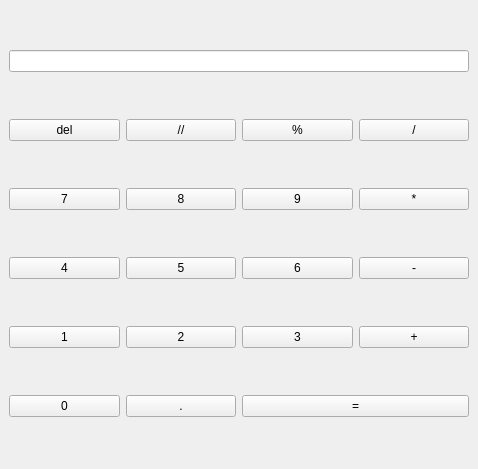
<?xml version="1.0" encoding="UTF-8"?>
<ui version="4.0">
 <class>MainWindow</class>
 <widget class="QMainWindow" name="MainWindow">
  <property name="geometry">
   <rect>
    <x>0</x>
    <y>0</y>
    <width>478</width>
    <height>469</height>
   </rect>
  </property>
  <property name="windowTitle">
   <string>MainWindow</string>
  </property>
  <widget class="QWidget" name="centralwidget">
   <layout class="QGridLayout" name="gridLayout">
    <item row="4" column="3">
     <widget class="QPushButton" name="btn_add">
      <property name="text">
       <string>+</string>
      </property>
     </widget>
    </item>
    <item row="3" column="2">
     <widget class="QPushButton" name="btn_6">
      <property name="text">
       <string>6</string>
      </property>
     </widget>
    </item>
    <item row="2" column="3">
     <widget class="QPushButton" name="btn_multi">
      <property name="text">
       <string>*</string>
      </property>
     </widget>
    </item>
    <item row="1" column="3">
     <widget class="QPushButton" name="btn_div">
      <property name="text">
       <string>/</string>
      </property>
     </widget>
    </item>
    <item row="2" column="0">
     <widget class="QPushButton" name="btn_7">
      <property name="text">
       <string>7</string>
      </property>
     </widget>
    </item>
    <item row="2" column="2">
     <widget class="QPushButton" name="btn_9">
      <property name="text">
       <string>9</string>
      </property>
     </widget>
    </item>
    <item row="3" column="0">
     <widget class="QPushButton" name="btn_4">
      <property name="text">
       <string>4</string>
      </property>
     </widget>
    </item>
    <item row="1" column="1">
     <widget class="QPushButton" name="btn_divfloor">
      <property name="text">
       <string>//</string>
      </property>
     </widget>
    </item>
    <item row="4" column="1">
     <widget class="QPushButton" name="btn_2">
      <property name="text">
       <string>2</string>
      </property>
     </widget>
    </item>
    <item row="5" column="0">
     <widget class="QPushButton" name="btn_0">
      <property name="text">
       <string>0</string>
      </property>
     </widget>
    </item>
    <item row="3" column="3">
     <widget class="QPushButton" name="btn_sub">
      <property name="text">
       <string>-</string>
      </property>
     </widget>
    </item>
    <item row="1" column="0">
     <widget class="QPushButton" name="btn_del">
      <property name="text">
       <string>del</string>
      </property>
     </widget>
    </item>
    <item row="3" column="1">
     <widget class="QPushButton" name="btn_5">
      <property name="text">
       <string>5</string>
      </property>
     </widget>
    </item>
    <item row="4" column="2">
     <widget class="QPushButton" name="btn_3">
      <property name="text">
       <string>3</string>
      </property>
     </widget>
    </item>
    <item row="4" column="0">
     <widget class="QPushButton" name="btn_1">
      <property name="text">
       <string>1</string>
      </property>
     </widget>
    </item>
    <item row="5" column="1">
     <widget class="QPushButton" name="btn_dot">
      <property name="text">
       <string>.</string>
      </property>
     </widget>
    </item>
    <item row="1" column="2">
     <widget class="QPushButton" name="btn_module">
      <property name="text">
       <string>%</string>
      </property>
     </widget>
    </item>
    <item row="2" column="1">
     <widget class="QPushButton" name="btn_8">
      <property name="text">
       <string>8</string>
      </property>
     </widget>
    </item>
    <item row="0" column="0" colspan="4">
     <widget class="QLineEdit" name="lineEdit">
      <property name="sizePolicy">
       <sizepolicy hsizetype="Minimum" vsizetype="Fixed">
        <horstretch>0</horstretch>
        <verstretch>0</verstretch>
       </sizepolicy>
      </property>
      <property name="minimumSize">
       <size>
        <width>0</width>
        <height>20</height>
       </size>
      </property>
      <property name="baseSize">
       <size>
        <width>0</width>
        <height>25</height>
       </size>
      </property>
     </widget>
    </item>
    <item row="5" column="2" colspan="2">
     <widget class="QPushButton" name="btn_result">
      <property name="text">
       <string>=</string>
      </property>
     </widget>
    </item>
   </layout>
  </widget>
 </widget>
 <resources/>
 <connections/>
</ui>
